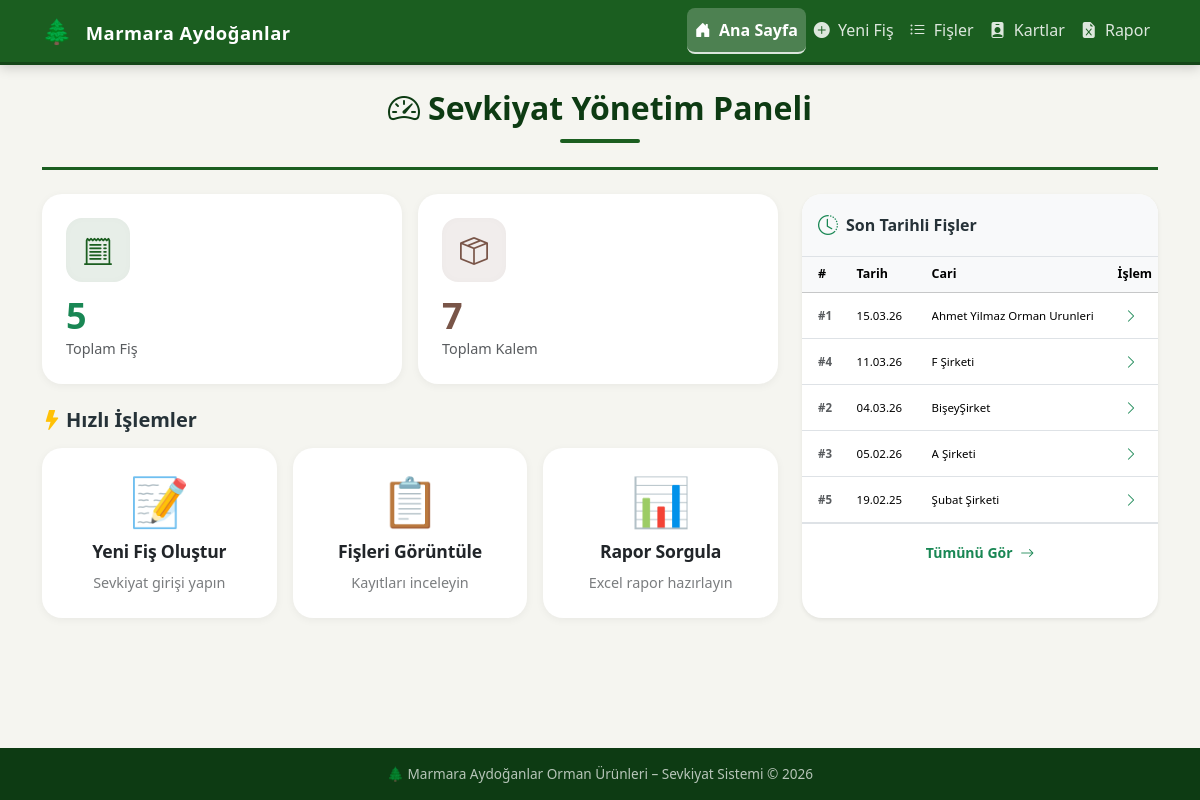
The app's page /, older data.
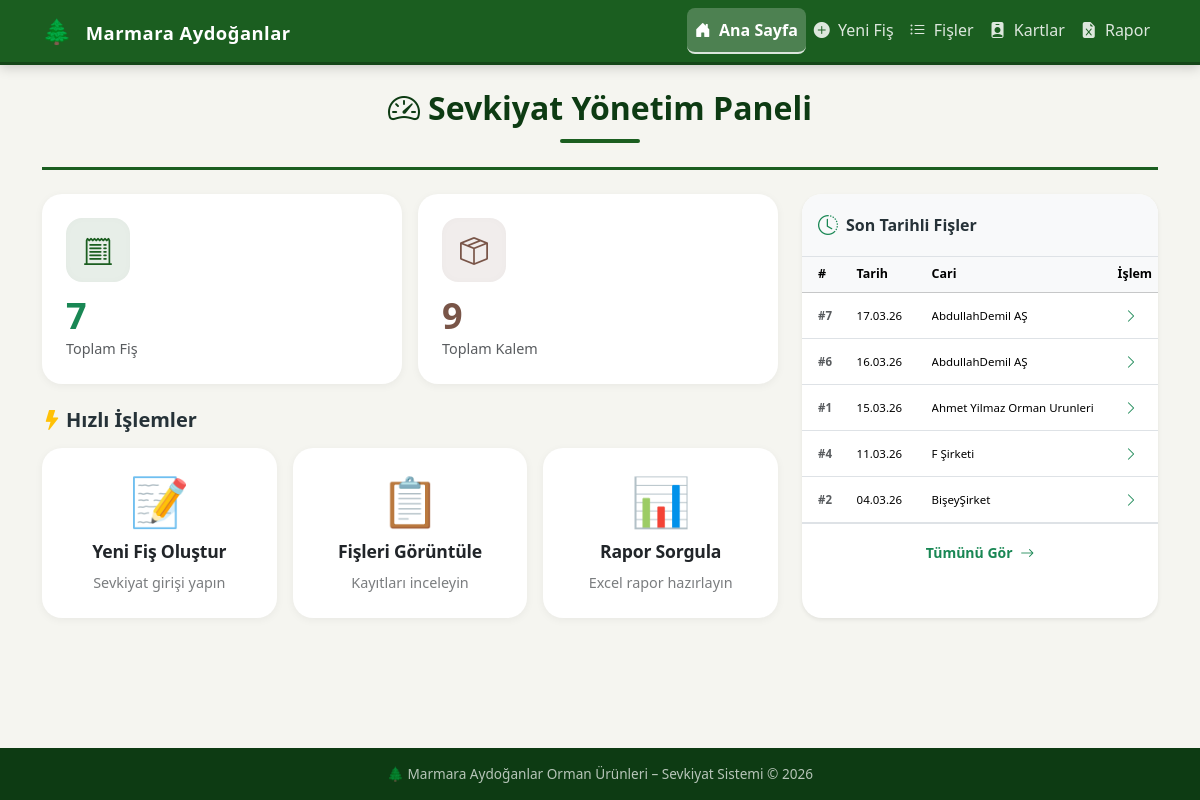
The same page, newer data.
### app.py (models this page shows, shortened)
class Fis(db.Model):
    __tablename__ = "fis"
    id = db.Column(db.Integer, primary_key=True)
    tarih = db.Column(db.Date, nullable=False, default=lambda: get_istanbul_time().date())
    sevk_eden_cari = db.Column(db.String(200), nullable=False)
    sevk_yeri_fabrika = db.Column(db.String(200), nullable=False)
    sevk_yeri_fis_no = db.Column(db.String(100), nullable=False)
    plaka_no = db.Column(db.String(50), nullable=False)
    detaylar = db.relationship(
        "FisDetayi", backref="fis", lazy=True, cascade="all, delete-orphan"
    )

### app.py (the view)
@app.route("/")
def index():
    toplam_fis = Fis.query.count()
    toplam_kalem = FisDetayi.query.count()
    son_fisler = Fis.query.order_by(Fis.tarih.desc(), Fis.id.desc()).limit(5).all()
    return render_template("index.html", toplam_fis=toplam_fis,
                           toplam_kalem=toplam_kalem, son_fisler=son_fisler)

### templates/index.html (shortened to what the changed rows need)
{% extends "base.html" %}
{% block content %}
<div class="page-header text-center mb-4">
    <h2 class="fw-bold"><i class="bi bi-speedometer2 me-2"></i>Sevkiyat Yönetim Paneli</h2>
</div>
<div class="row g-4">
    <div class="col-12 col-lg-8">
        <div class="row g-3 mb-4">
            <div class="col-6">
                <div class="stat-card card h-100 border-0">
                    <div class="card-body p-4">
                        <div class="stat-icon" style="background: rgba(27, 94, 32, 0.1); color: var(--ma-primary);">
                            <i class="bi bi-receipt-cutoff"></i>
                        </div>
                        <div class="stat-value text-success h2 fw-bold mb-1">{{ toplam_fis }}</div>
                        <div class="stat-label text-muted fw-medium">Toplam Fiş</div>
                    </div>
                </div>
            </div>
            <div class="col-6">
                <div class="stat-card card h-100 border-0">
                    <div class="card-body p-4">
                        <div class="stat-icon" style="background: rgba(121, 85, 72, 0.1); color: var(--ma-accent);">
                            <i class="bi bi-box-seam"></i>
                        </div>
                        <div class="stat-value h2 fw-bold mb-1" style="color: var(--ma-accent);">{{ toplam_kalem }}</div>
                        <div class="stat-label text-muted fw-medium">Toplam Kalem</div>
                    </div>
                </div>
            </div>
        </div>
    </div>
    {% if son_fisler %}
    <div class="col-12 col-lg-4">
        <div class="form-section h-100 p-0 overflow-hidden border-0 shadow-sm">
            <div class="table-responsive">
                <table class="table table-hover table-sm mb-0 son-fis-table align-middle" style="table-layout: fixed;">
                    <thead class="table-light">
                        <tr>
                            <th style="width: 45px;" class="ps-3 py-2">#</th>
                            <th style="width: 75px;" class="py-2">Tarih</th>
                            <th class="py-2">Cari</th>
                            <th style="width: 50px;" class="text-end pe-3 py-2">İşlem</th>
                        </tr>
                    </thead>
                    <tbody class="border-top-0">
                        {% for fis in son_fisler %}
                        <tr>
                            <td class="ps-3 text-muted small fw-semibold">#{{ fis.id }}</td>
                            <td class="text-nowrap small">{{ fis.tarih.strftime('%d.%m.%y') }}</td>
                            <td class="small fw-medium">
                                <div class="son-fis-cari-wrapper" title="{{ fis.sevk_eden_cari }}">
                                    {{ fis.sevk_eden_cari }}
                                </div>
                            </td>
                            <td class="text-end pe-3">
                                <a href="{{ url_for('fis_detay', fis_id=fis.id) }}"
                                   class="btn btn-sm btn-outline-success border-0 rounded-circle p-1"
                                   title="Detay">
                                    <i class="bi bi-chevron-right"></i>
                                </a>
                            </td>
                        </tr>
                        {% endfor %}
                    </tbody>
                </table>
            </div>
        </div>
    </div>
    {% endif %}
</div>
{% endblock %}

Row changes from the older to the newer data that the page shows:
no longer on this page (row unchanged): Fis: id "3", tarih "05.02.26", sevk_eden_cari "A Şirketi"
no longer on this page (row unchanged): Fis: id "5", tarih "19.02.25", sevk_eden_cari "Şubat Şirketi"
added Fis: id "7", tarih "17.03.26", sevk_eden_cari "AbdullahDemil AŞ"
added Fis: id "6", tarih "16.03.26", sevk_eden_cari "AbdullahDemil AŞ"
Text that changed along with them:
{{ toplam_fis }}: "5" → "7"
{{ toplam_kalem }}: "7" → "9"
